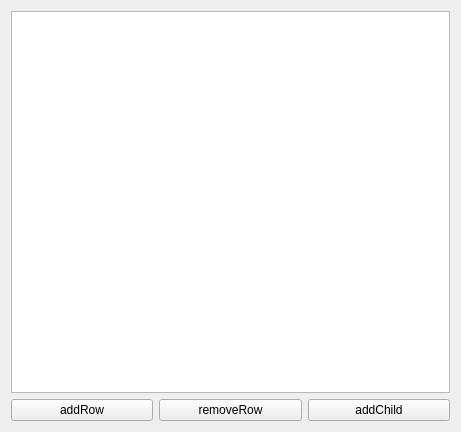
<?xml version="1.0" encoding="UTF-8"?>
<ui version="4.0">
 <class>Widget</class>
 <widget class="QWidget" name="Widget">
  <property name="geometry">
   <rect>
    <x>0</x>
    <y>0</y>
    <width>461</width>
    <height>432</height>
   </rect>
  </property>
  <property name="windowTitle">
   <string>Widget</string>
  </property>
  <layout class="QVBoxLayout" name="verticalLayout">
   <item>
    <widget class="QTreeView" name="treeView"/>
   </item>
   <item>
    <layout class="QHBoxLayout" name="horizontalLayout">
     <item>
      <widget class="QPushButton" name="addRowButton">
       <property name="text">
        <string>addRow</string>
       </property>
      </widget>
     </item>
     <item>
      <widget class="QPushButton" name="removeRowButton">
       <property name="text">
        <string>removeRow</string>
       </property>
      </widget>
     </item>
     <item>
      <widget class="QPushButton" name="addChildButton">
       <property name="text">
        <string>addChild</string>
       </property>
      </widget>
     </item>
    </layout>
   </item>
  </layout>
 </widget>
 <resources/>
 <connections/>
</ui>
